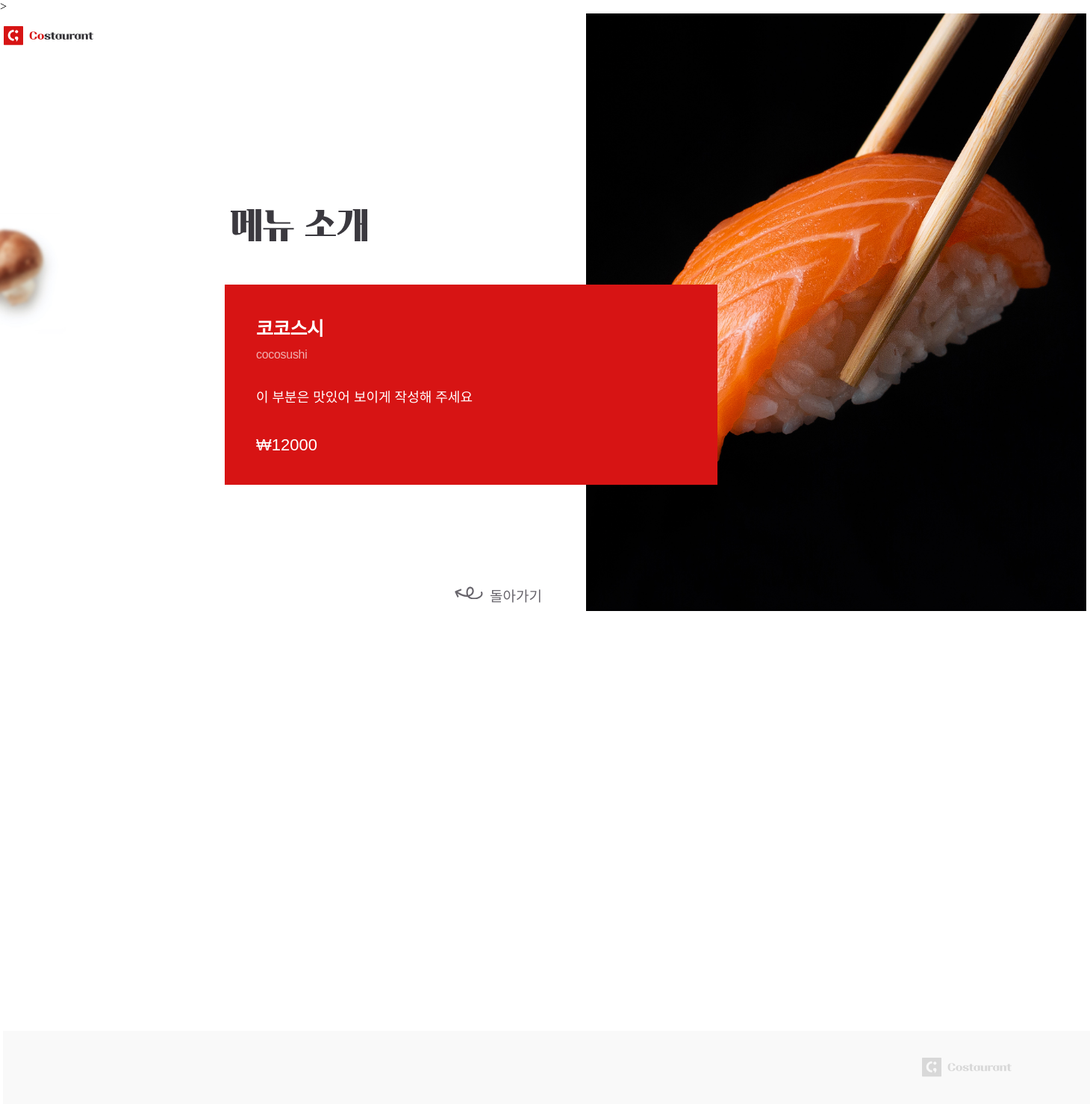
Screenshot of /menus/1 with the database file from the repository.
### menus/models.py (models this page shows, shortened)
class Menu(models.Model):
    name = models.CharField(max_length=80)
    name_eng = models.CharField(max_length=80)
    description = models.CharField(max_length=120)
    price = models.IntegerField()
    img_path = models.CharField(max_length=255)

### menus/views.py (the view)
# urls.py: path('<int:pk>', views.detail),
def detail(request, pk):
    context = dict()
    menu = Menu.objects.get(id=pk)
    context["menu"] = menu
    return render(request, 'menus/detail.html', context=context)

### menus/templates/menus/detail.html (shortened to what this page needs)
{% load static %}
<!DOCTYPE html>
<html>
<head>
    <link rel="stylesheet" href="{% static 'menus/css/detail_styles.css' %}">
    <link rel="stylesheet" type="text/css" href="https://cdn.rawgit.com/moonspam/NanumSquare/master/nanumsquare.css">
</head>
<body>
    <div id="header">
        <div class="container">
            <div class="nav">
                <a href="/menus/">
                    <img src="{% static 'menus/images/logo-color.svg' %}">
                </a>
        </div>
    </div>
    <div id="content">
        <div class="container">
            <div class="header">
                <h2>
                    <img src="{% static 'menus/images/menu-txt.svg' %}">
                </h2>
                <div class="menu_img">
                    <img src={%get_static_prefix%}{{menu.img_path}}>
                </div>
                <div class="menu_info">
                    <h3>{{menu.name}}</h3>
                    <h4>{{menu.name_eng}}</h4>
                    <p class="menu-desc">{{menu.description}}</p>
                    <p class="price">&#8361;{{menu.price}}</p>
                </div>
                <div class="back-main">
                    <a href="/menus/">돌아가기</a>
                </div>
            </div>
        </div>
    </div>
    <div id="footer">
        <div class="container">
            <div class="footer">
                <img src="{% static 'menus/images/logo-gray.svg' %}">
            </div>
        </div>
    </div>
</body>

### menus/static/menus/css/detail_styles.css (style rules this page uses)
h1,h2,h3,h4,p,a,ul,li { margin: 0; padding: 0; font-family : 'NanumSquare', sans-serif; font-weight: 200; list-style: none; text-decoration: none; outline: none; }
body { margin: 0; padding: 0; background: #fff; }
img { margin: 0; padding: 0; border: 0; }
#header,#content,#footer { min-width: 1280px; }
#content { height: 100%; background: url(../images/bg-img-mashroom.jpg) no-repeat left top/92px 169px; }
#footer { background: url(../images/bg-rectangle.svg) no-repeat right bottom/1456px; margin-top:300px; }
.container { position: relative; width: 1450px; margin: 0 auto; }
.nav { height: 60px; padding-top: 17px; box-sizing: border-box; }
.header { padding-left: 296px; }
.header h2 { margin-top: 202px; margin-bottom: 58px; padding-left: 8px; }
.menu_img { position: absolute; top: -262px; right: 0; z-index: -1; }
.menu_img img { width: 670px; height: 800px; object-fit: cover; object-position: center; }
.menu_info { background: #D71414; display: inline-block; width: 660px; color: #fff; padding: 39px 0 40px 42px; box-sizing: border-box; }
.menu_info h3 { font-size: 25px; font-weight: 600; letter-spacing: -0.3px; }
.menu_info h4 { font-size: 16px; font-weight: 500; letter-spacing: -0.3px; color: #f0afaf; padding: 10px 0 33px; }
.menu_info .menu-desc { font-size: 18px; padding-bottom: 40px; }
.menu_info .price { font-size: 22px; font-weight: 500; }
.back-main { margin: 134px 0 0 355px; }
.back-main a { position: relative; display: inline-block; font-size: 19px; font-weight: 500; color: #69666d; transition: 0.2s all; }
.back-main a:after { content: ""; position: absolute; display: block; width: 70px; height: 25px; background: url(../images/back.svg) no-repeat; top: 2px; left: -50px; transition: 0.2s all; }
.footer { text-align: right; padding: 36px 100px 36px 0; }

### rows the page displays
Menu: img_path (picture), name "코코스시", name_eng "cocosushi", description "이 부분은 맛있어 보이게 작성해 주세요", price "12000"
